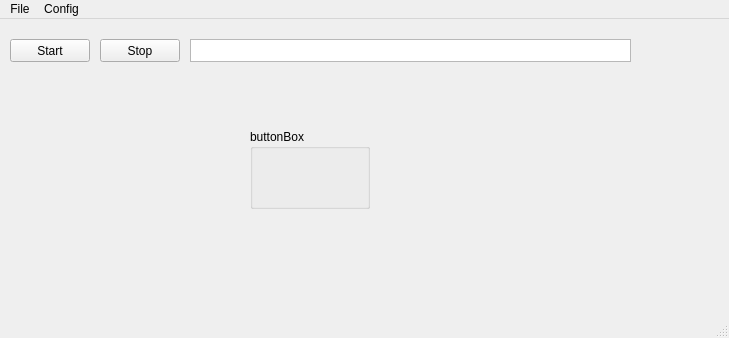
<?xml version="1.0" encoding="UTF-8"?>
<ui version="4.0">
 <class>MainWindow</class>
 <widget class="QMainWindow" name="MainWindow">
  <property name="geometry">
   <rect>
    <x>0</x>
    <y>0</y>
    <width>729</width>
    <height>338</height>
   </rect>
  </property>
  <property name="windowTitle">
   <string>MainWindow</string>
  </property>
  <widget class="QWidget" name="centralwidget">
   <widget class="QPushButton" name="pushButton">
    <property name="geometry">
     <rect>
      <x>10</x>
      <y>20</y>
      <width>80</width>
      <height>23</height>
     </rect>
    </property>
    <property name="text">
     <string>Start</string>
    </property>
   </widget>
   <widget class="QPushButton" name="pushButton_2">
    <property name="geometry">
     <rect>
      <x>100</x>
      <y>20</y>
      <width>80</width>
      <height>23</height>
     </rect>
    </property>
    <property name="text">
     <string>Stop</string>
    </property>
   </widget>
   <widget class="QListView" name="listView">
    <property name="geometry">
     <rect>
      <x>190</x>
      <y>20</y>
      <width>441</width>
      <height>23</height>
     </rect>
    </property>
   </widget>
   <widget class="QGroupBox" name="groupBox">
    <property name="geometry">
     <rect>
      <x>250</x>
      <y>110</y>
      <width>120</width>
      <height>80</height>
     </rect>
    </property>
    <property name="title">
     <string>buttonBox</string>
    </property>
   </widget>
  </widget>
  <widget class="QMenuBar" name="menubar">
   <property name="geometry">
    <rect>
     <x>0</x>
     <y>0</y>
     <width>729</width>
     <height>20</height>
    </rect>
   </property>
   <widget class="QMenu" name="menuFile">
    <property name="title">
     <string>File</string>
    </property>
   </widget>
   <widget class="QMenu" name="menuConfig">
    <property name="title">
     <string>Config</string>
    </property>
   </widget>
   <addaction name="menuFile"/>
   <addaction name="menuConfig"/>
  </widget>
  <widget class="QStatusBar" name="statusbar"/>
 </widget>
 <resources/>
 <connections/>
</ui>
